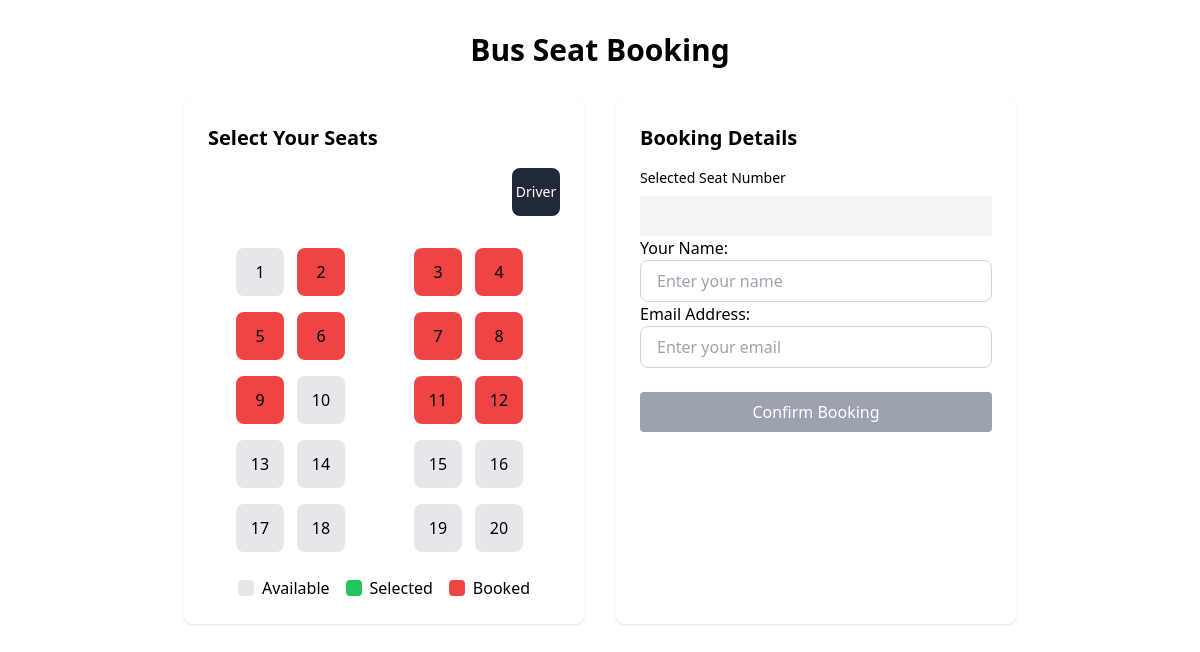
The page /view_seats/4/ on the database as committed earlier.
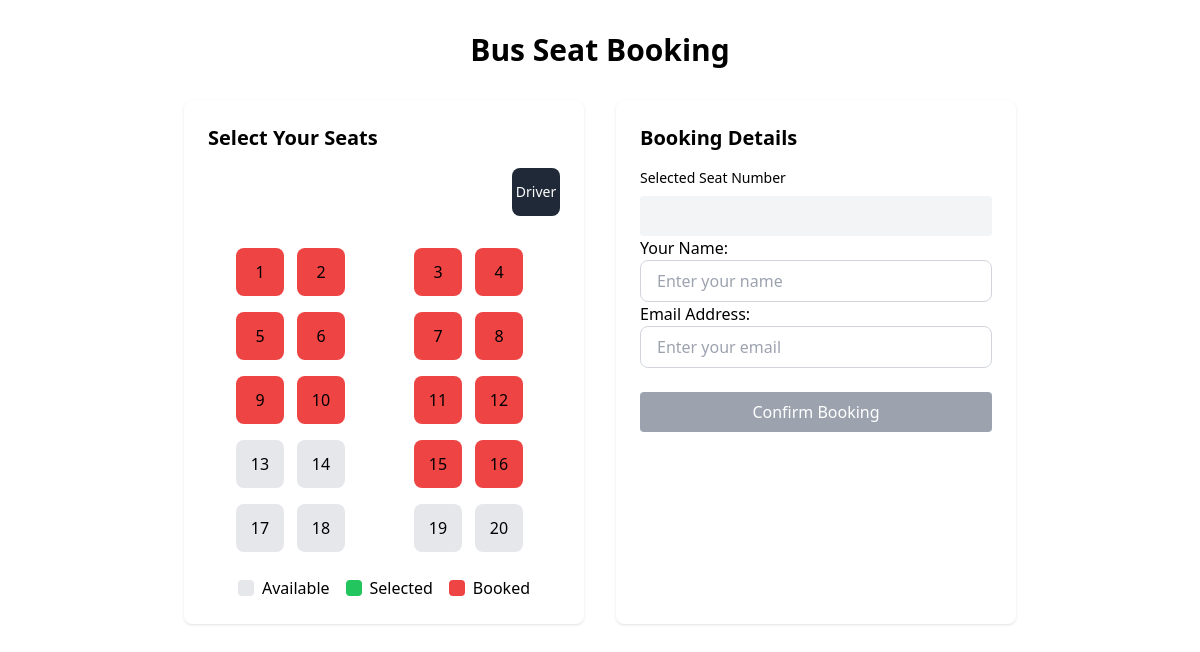
The same page on the database as committed later.
### booking/models.py (models this page shows, shortened)
class Seat(models.Model):
    schedule = models.ForeignKey(Schedule, on_delete=models.CASCADE)
    seat_number = models.IntegerField()
    is_booked = models.BooleanField(default=False)

### booking/views.py (the view)
# urls.py: path('view_seats/<int:schedule_id>/', views.view_seats, name='view_seats'),
def view_seats(request, schedule_id):
    schedule = get_object_or_404(Schedule, id=schedule_id)
    seats = Seat.objects.filter(schedule=schedule)
    if request.method == 'POST':
        form = BookingForm(request.POST)
        if form.is_valid():
            seat_number = request.POST.get('seat_number')
            print(seat_number)
            seat = Seat.objects.get(schedule=schedule, seat_number=seat_number)
            if not seat.is_booked:
                seat.is_booked = True
                seat.save()
                schedule.available_seats -= 1
                schedule.save()
                booking=booking_history.objects.create(seat=seat, name=form.cleaned_data['name'], email=form.cleaned_data['email'])
                pdf_buffer = generate_ticket_pdf(booking)
                response = HttpResponse(pdf_buffer.getvalue(), content_type='application/pdf')
                response['Content-Disposition'] = f'attachment; filename="ticket_{booking.id}.pdf"'
                send_ticket_email(booking)
                return response
            else:
                form.add_error('seat_number', 'Seat is already booked')
    else:
        form = BookingForm()
    return render(request, 'view_seats.html', {'schedule': schedule, 'seats': seats,'form':form})

### booking/forms.py
class BookingForm(forms.Form):
    name = forms.CharField(
        label="Your Name",
        widget=forms.TextInput(attrs={
            'class': 'w-full px-4 py-2 rounded-lg border border-gray-300 focus:outline-none focus:ring-2 focus:ring-green-500 focus:border-green-500 transition-colors duration-200',
            'placeholder': 'Enter your name',
            'required': True,
        }),
        error_messages={
            'required': 'Please enter your name'
        }
    )
    email = forms.EmailField(
        label="Email Address",
        widget=forms.EmailInput(attrs={
            'class': 'w-full px-4 py-2 rounded-lg border border-gray-300 focus:outline-none focus:ring-2 focus:ring-green-500 focus:border-green-500 transition-colors duration-200',
            'placeholder': 'Enter your email',
            'required': True,
        }),
        error_messages={
            'required': 'Please enter your email',
            'invalid': 'Please enter a valid email address'
        }
    )

### templates/view_seats.html (shortened to what this page needs)
<!DOCTYPE html>
<html lang="en">
<head>
    <script src="https://cdn.tailwindcss.com"></script>
</head>
<body class="min-h-screen bus-background">
    <div id="app" class="max-w-4xl mx-auto p-8">
        <h1 class="text-3xl font-bold mb-8 text-center"> Bus Seat Booking</h1>
        <div class="grid grid-cols-1 md:grid-cols-2 gap-8">
            <div class="bg-white rounded-lg shadow p-6">
                <h2 class="text-xl font-semibold mb-4">Select Your Seats</h2>
                <div class="w-full h-12 flex justify-end mb-8">
                    <div class="w-12 h-12 bg-gray-800 rounded-lg flex items-center justify-center text-white text-sm">
                        Driver
                    </div>
                </div>
                <div id="seat-container" class="grid grid-cols-4 gap-x-1 gap-y-4">
                    {% for seat in seats %}
                        <button
                            class="seat [&:nth-child(4n+3)]:ml-7  [&:nth-child(4n+1)]:ml-7  w-12 h-12 rounded-lg transition-colors duration-200 flex items-center justify-center font-medium
                            {% if seat.is_booked %}bg-red-500 cursor-not-allowed{% else %}bg-gray-200 hover:bg-gray-300 cursor-pointer{% endif %}"
                            data-seat-number="{{ seat.seat_number }}"
                            {% if seat.is_booked %}disabled{% endif %}
                        >
                            {{ seat.seat_number }}
                        </button>
                    {% endfor %}
                </div>
                <div class="flex justify-center gap-4 mt-6">
                    <div class="flex items-center gap-2">
                        <div class="w-4 h-4 bg-gray-200 rounded"></div>
                        <span>Available</span>
                    </div>
                    <div class="flex items-center gap-2">
                        <div class="w-4 h-4 bg-green-500 rounded"></div>
                        <span>Selected</span>
                    </div>
                    <div class="flex items-center gap-2">
                        <div class="w-4 h-4 bg-red-500 rounded"></div>
                        <span>Booked</span>
                    </div>
                </div>
            </div>
            <div class="bg-white rounded-lg shadow p-6">
                <h2 class="text-xl font-semibold mb-4">Booking Details</h2>
                <form method="post">
                    <div>
                        <label class="block text-sm font-medium mb-2">Selected Seat Number</label>
                        <input id="selected-seat" name="seat_number" type="number" class="py-2 px-3 bg-gray-100 rounded w-full" readonly>
                    </div>
                    {{ form.as_p }}
                    <button
                        id="book-button"
                        class="w-full mt-6 bg-green-600 text-white py-2 rounded disabled:bg-gray-400"
                        type="submit"
                        disabled
                    >
                        Confirm Booking
                    </button>
                </form>
            </div>
        </div>
    </div>
</body>
</html>

Rows that differ between the two databases and show on the page:
changed Seat (number 1 of 20 on the later page): is_booked False → True (drawn)
changed Seat (number 10 of 20 on the later page): is_booked False → True (drawn)
changed Seat (number 15 of 20 on the later page): is_booked False → True (drawn)
changed Seat (number 16 of 20 on the later page): is_booked False → True (drawn)
